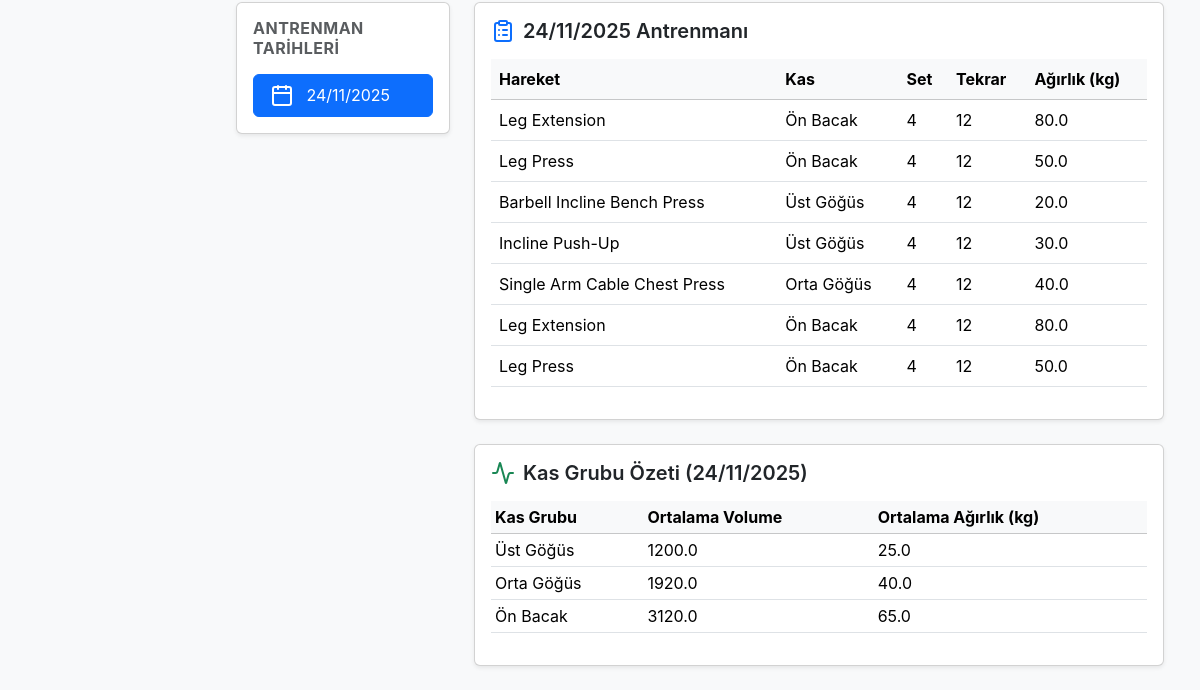
Page /history (signed in, lower part) on the earlier database version.
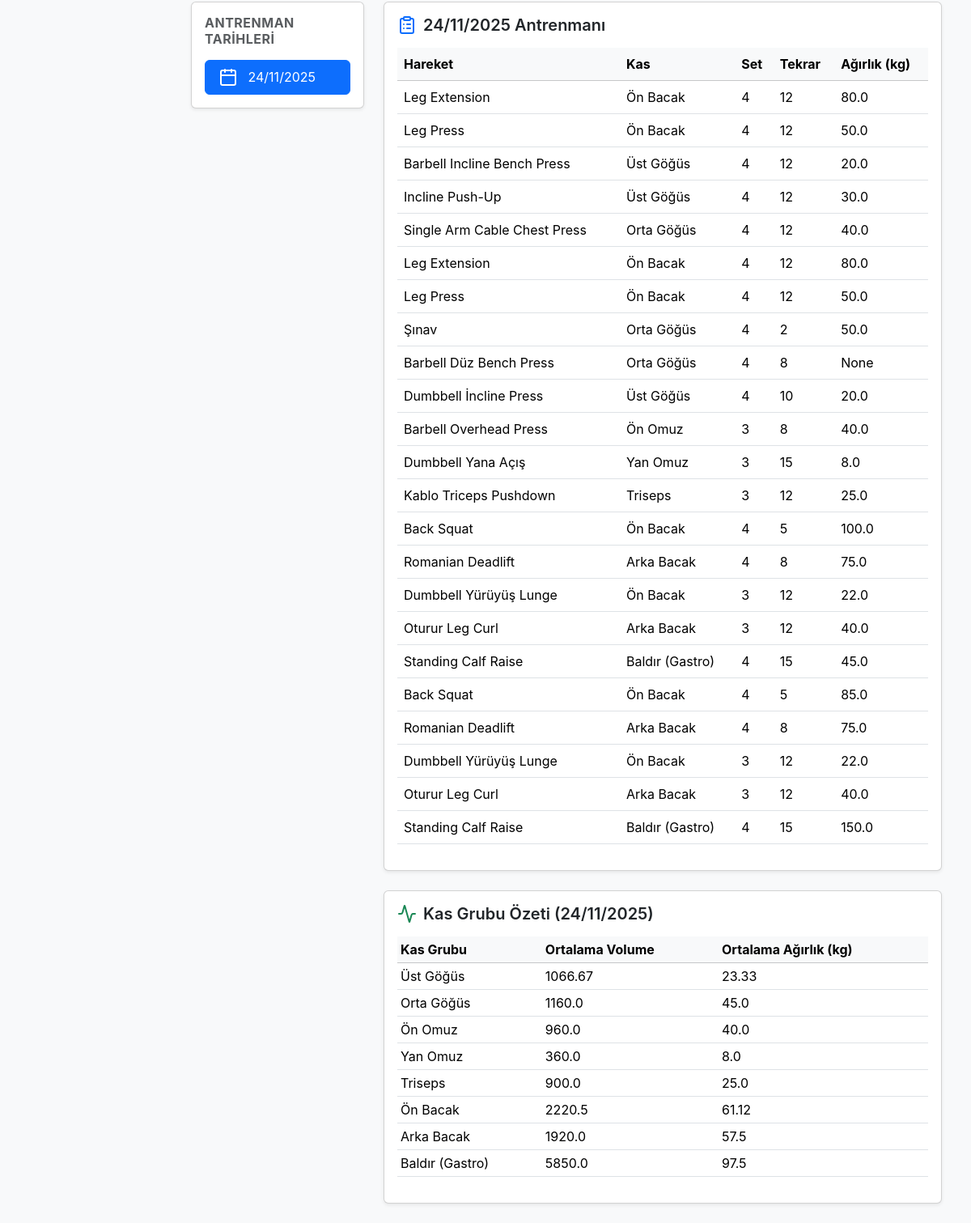
Same page on the later database version.
### tables this page shows
CREATE TABLE exercises (
    exercise_id      INTEGER PRIMARY KEY AUTOINCREMENT,
    workout_id       INTEGER NOT NULL,
    exercise_name    TEXT NOT NULL,           -- ham text
    muscle_id        INTEGER NOT NULL,        -- canonical muscle
    exercise_lib_id  INTEGER,                 -- link to library (optional)
    sets             INTEGER,
    reps             INTEGER,
    weight_kg        REAL,
    volume           REAL,                    -- sets * reps * weight
    FOREIGN KEY (workout_id) REFERENCES workouts(workout_id),
    FOREIGN KEY (muscle_id) REFERENCES muscles(muscle_id),
    FOREIGN KEY (exercise_lib_id) REFERENCES exercise_library(exercise_lib_id)
);

CREATE TABLE muscles (
    muscle_id       INTEGER PRIMARY KEY AUTOINCREMENT,
    code            TEXT UNIQUE NOT NULL,     -- CHEST_UPPER, BACK_LATS...
    primary_region  TEXT NOT NULL,            -- CHEST, BACK, ARMS, LEGS, CORE...
    sub_region      TEXT,                     -- UPPER, LOWER, LATS, OBLIQUES...
    name_en         TEXT NOT NULL,
    name_tr         TEXT NOT NULL
);

### app/blueprints/workouts.py (the view)
@main.route("/history")
def history():
    if "user_id" not in session:
        return redirect(url_for("main.login"))
    user_id = session["user_id"]
    conn = get_connection()
    cur = conn.cursor()
    cur.execute("""
        SELECT DISTINCT workout_date
        FROM workouts
        WHERE user_id = ?
        ORDER BY workout_date DESC
    """, (user_id,))
    dates = [r["workout_date"] for r in cur.fetchall()]
    selected = request.args.get("date", dates[0] if dates else None)
    exercises = []
    summary = []
    if selected:
        cur.execute("""
            SELECT e.exercise_name, m.name_tr AS muscle,
                   e.sets, e.reps, e.weight_kg
            FROM exercises e
            JOIN muscles m ON m.muscle_id = e.muscle_id
            JOIN workouts w ON w.workout_id = e.workout_id
            WHERE w.user_id = ? AND w.workout_date = ?
        """, (user_id, selected))
        exercises = cur.fetchall()
        cur.execute("""
            SELECT m.name_tr AS muscle,
                   AVG(e.sets * e.reps * e.weight_kg) AS avg_volume,
                   AVG(e.weight_kg) AS avg_weight
            FROM exercises e
            JOIN muscles m ON e.muscle_id = m.muscle_id
            JOIN workouts w ON w.workout_id = e.workout_id
            WHERE w.user_id = ? AND w.workout_date = ?
            GROUP BY m.muscle_id
        """, (user_id, selected))
        summary = cur.fetchall()
    conn.close()
    return render_template(
        "history.html",
        dates=dates,
        selected_date=selected,
        exercises=exercises,
        summary=summary
    )

### app/database.py (called while the page is built)
def get_connection():
    conn = sqlite3.connect(DB_PATH)
    conn.row_factory = sqlite3.Row
    return conn

### app/templates/history.html (shortened to what the changed rows need)
{% extends "layout.html" %}
{% block content %}
<div class="container-fluid">
    <div class="row">
        <div class="col-md-3 mb-4">
            <div class="card shadow-sm">
                <div class="card-body">
                    <div class="list-group">
                        {% for d in dates %}
                        <a href="{{ url_for('main.history', date=d) }}"
                           class="list-group-item list-group-item-action
                           {% if selected_date == d %} active {% endif %}">
                            <i data-lucide="calendar" class="me-2"></i>
                            {{ d | format_date }}
                        </a>
                        {% endfor %}
                    </div>
                </div>
            </div>
        </div>
        <div class="col-md-9">
            <div class="card shadow-sm">
                <div class="card-body">
                    {% if exercises %}
                    <div class="table-responsive">
                        <table class="table table-hover align-middle">
                            <thead class="table-light">
                                <tr>
                                    <th>Hareket</th>
                                    <th>Kas</th>
                                    <th>Set</th>
                                    <th>Tekrar</th>
                                    <th>Ağırlık (kg)</th>
                                </tr>
                            </thead>
                            <tbody>
                                {% for ex in exercises %}
                                <tr>
                                    <td>{{ ex.exercise_name }}</td>
                                    <td>{{ ex.muscle }}</td>
                                    <td>{{ ex.sets }}</td>
                                    <td>{{ ex.reps }}</td>
                                    <td>{{ ex.weight_kg }}</td>
                                </tr>
                                {% endfor %}
                            </tbody>
                        </table>
                    </div>
                    {% else %}
                    <p class="text-muted">Bu tarihe ait kayıtlı hareket bulunmuyor.</p>
                    {% endif %}
                </div>
            </div>
            {% if summary %}
            <div class="card shadow-sm mt-4">
                <div class="card-body">
                    <div class="table-responsive">
                        <table class="table table-sm align-middle">
                            <thead class="table-light">
                                <tr>
                                    <th>Kas Grubu</th>
                                    <th>Ortalama Volume</th>
                                    <th>Ortalama Ağırlık (kg)</th>
                                </tr>
                            </thead>
                            <tbody>
                                {% for row in summary %}
                                <tr>
                                    <td>{{ row.muscle }}</td>
                                    <td>{{ row.avg_volume | round(2) }}</td>
                                    <td>{{ row.avg_weight | round(2) }}</td>
                                </tr>
                                {% endfor %}
                            </tbody>
                        </table>
                    </div>
                </div>
            </div>
            {% endif %}
        </div>
    </div>
</div>
{% endblock %}

Differences in the rows shown:
added exercises: exercise_name "Şınav", muscle "Orta Göğüs", sets "4", reps "2", weight_kg "50.0"
added exercises: exercise_name "Barbell Düz Bench Press", muscle "Orta Göğüs", sets "4", reps "8", weight_kg "None"
added exercises: exercise_name "Dumbbell İncline Press", muscle "Üst Göğüs", sets "4", reps "10", weight_kg "20.0"
added exercises: exercise_name "Barbell Overhead Press", muscle "Ön Omuz", sets "3", reps "8", weight_kg "40.0"
added exercises: exercise_name "Dumbbell Yana Açış", muscle "Yan Omuz", sets "3", reps "15", weight_kg "8.0"
added exercises: exercise_name "Kablo Triceps Pushdown", muscle "Triseps", sets "3", reps "12", weight_kg "25.0"
added exercises: exercise_name "Back Squat", muscle "Ön Bacak", sets "4", reps "5", weight_kg "100.0"
added exercises: exercise_name "Romanian Deadlift", muscle "Arka Bacak", sets "4", reps "8", weight_kg "75.0"
added exercises: exercise_name "Dumbbell Yürüyüş Lunge", muscle "Ön Bacak", sets "3", reps "12", weight_kg "22.0"
added exercises: exercise_name "Oturur Leg Curl", muscle "Arka Bacak", sets "3", reps "12", weight_kg "40.0"
added exercises: exercise_name "Standing Calf Raise", muscle "Baldır (Gastro)", sets "4", reps "15", weight_kg "45.0"
added exercises: exercise_name "Back Squat", muscle "Ön Bacak", sets "4", reps "5", weight_kg "85.0"
added exercises: exercise_name "Romanian Deadlift", muscle "Arka Bacak", sets "4", reps "8", weight_kg "75.0"
added exercises: exercise_name "Dumbbell Yürüyüş Lunge", muscle "Ön Bacak", sets "3", reps "12", weight_kg "22.0"
added exercises: exercise_name "Oturur Leg Curl", muscle "Arka Bacak", sets "3", reps "12", weight_kg "40.0"
added exercises: exercise_name "Standing Calf Raise", muscle "Baldır (Gastro)", sets "4", reps "15", weight_kg "150.0"
computed for muscles "Üst Göğüs": avg_volume "1200.0" → "1066.67"; avg_weight "25.0" → "23.33"
computed for muscles "Orta Göğüs": avg_volume "1920.0" → "1160.0"; avg_weight "40.0" → "45.0"
now on this page (row unchanged): muscles: muscle "Ön Omuz", avg_volume "960.0", avg_weight "40.0"
now on this page (row unchanged): muscles: muscle "Yan Omuz", avg_volume "360.0", avg_weight "8.0"
now on this page (row unchanged): muscles: muscle "Triseps", avg_volume "900.0", avg_weight "25.0"
computed for muscles "Ön Bacak": avg_volume "3120.0" → "2220.5"; avg_weight "65.0" → "61.12"
now on this page (row unchanged): muscles: muscle "Arka Bacak", avg_volume "1920.0", avg_weight "57.5"
now on this page (row unchanged): muscles: muscle "Baldır (Gastro)", avg_volume "5850.0", avg_weight "97.5"
